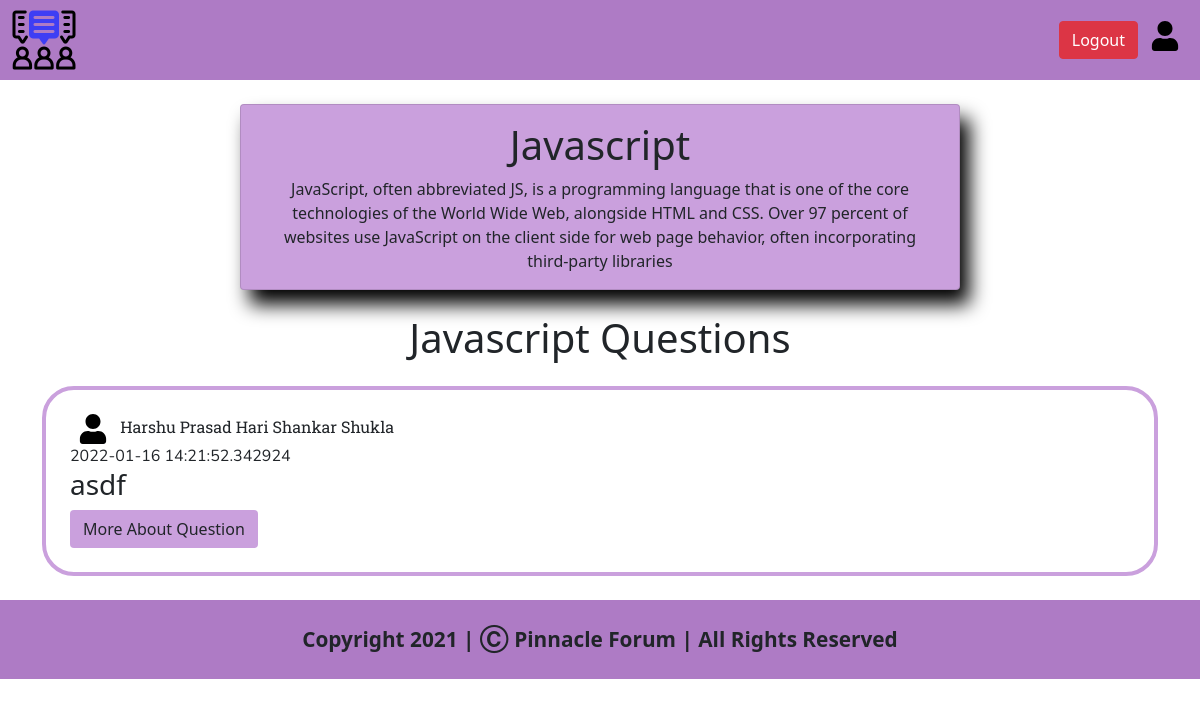
The app's page /category/099baa2035bf4aeaba348857555be7e3 (signed in) with its own data.
### views/models.py (models this page shows)
class Category(db.Model):
    categoryId = db.Column(db.String(300),primary_key=True)
    categoryName = db.Column(db.String(1000),nullable=False)
    categoryDescription = db.Column(db.String(10000),nullable=False)
    categoryImage = db.Column(db.String(1000),nullable=True)

class Question(db.Model):
    questionId = db.Column(db.String(1000),primary_key=True)
    questionTitle = db.Column(db.String(250),nullable=False)
    questionDescription = db.Column(db.String(250000),nullable=False)
    userNameOfAsker = db.Column(db.String(1000),nullable=False)
    realNameOfAsker = db.Column(db.String(250),nullable=False)
    categoryId = db.Column(db.String(300),nullable=False)
    dateNow = db.Column(db.DateTime,default=datetime.utcnow())

### views/category.py (the view)
@category.route('/<string:categoryId>')
def renderCategoryPageFunction(categoryId):
    categoryData = Category.query.filter_by(categoryId=categoryId).first() # Geting Data of the category having specific category id's
    questionData = Question.query.filter_by(categoryId=categoryId) # Getting the list of questions having category id same as that of the page
    areQuestionsNotThere = Question.query.filter_by(categoryId=categoryId).count() # Checking wether if there are some questions of this category or not
    if areQuestionsNotThere == 0:
        return render_template('category.html',user=current_user,category=categoryData,noQuestions=True) # Rendering HTML Page
    else:
        return render_template('category.html',user=current_user,category=categoryData,questions=questionData,noQuestions=False) # Rendering HTML Page

### views/templates/category.html (shortened to what this page needs)
<!doctype html>
<html lang="en">
<head>
    <link href="https://cdn.jsdelivr.net/npm/bootstrap@5.1.3/dist/css/bootstrap.min.css" rel="stylesheet"
>
    <link rel="stylesheet" href="{{ url_for('static',filename='css/category.css') }}">
    <link rel="stylesheet" href="{{ url_for('static',filename='responsive/category.css') }}">
</head>
<body>
    <nav class="navbar navbar-expand-lg navbar-light  navigation-bar" style="background-color: rgb(174, 123, 197);">
        <div class="container-fluid">
            <a href="/">
                <img src="../static/img/logo.png" id="companyLogoNavigationBar" src="home.html"
                    style="cursor: pointer;">
            </a>
            <div class="collapse navbar-collapse" id="navbarSupportedContent">
                <form class="d-flex">
                    {% if user.is_authenticated %}
                    <a class="btn btn-danger mx-1" href="/logout">Logout</a>
                    <a href="/profile/{{user.userName}}" class="user-icon-navbar mx-2">
                        <img src="../static/img/user-icon.svg" style="height: 30px; width: 30px;">
                    </a>
                    {% else %}
                    <a class="btn btn-danger mx-1" data-bs-toggle="modal" data-bs-target="#loginFormModal">Login</a>
                    <a class="btn btn-success mx-1" data-bs-toggle="modal" data-bs-target="#signupFormModal">Signup</a>
                    {% endif %}
                </form>
            </div>
        </div>
    </nav>
    <div class="card category-info-div text-center container my-4" style="width: 60vw;">
        <div class="card-body">
            <h1 class="card-title">{{category.categoryName}}</h1>
            <p class="card-text">{{category.categoryDescription}}</p>
        </div>
    </div>
    {% if noQuestions %}
    <h1 class="text-center my-4">There are no questions associated with this category</h1>
    {% else %}
    {% for question in questions %}
    <h1 class="text-center my-4" id="category-questions-heading">{{category.categoryName}} Questions</h1>
    <div class="questions-parent-div my-2 container">
        <div class="question-div my-4 px-4 py-4">
            <div class="user-div">
                <a href="/profile/{{question.userNameOfAsker}}"><img src="../static/img/user-icon.svg" class="user-icon-question mx-2"></a>
                <span class="userName">{{question.realNameOfAsker}}</span>
            </div>
            <div class="dateAddedDivOfQuestion">{{question.dateNow}}</div>
            <div class="question-info">
                <h3 class="question-heading">
                    {{question.questionTitle}}
                </h3>
            </div>
            <a href="/question/{{question.questionId}}" class="btn question-btn">More About Question</a>
        </div>
    </div>
    {% endfor %}
    {% endif %}
    <footer class="py-4"
        style="background-color: rgb(174, 123, 197); font-weight: bold; font-size: 1.3rem; text-align: center;">
        Copyright 2021 | Ⓒ Pinnacle Forum | All Rights Reserved
    </footer>
</body>
</html>

### views/static/css/category.css (style rules this page uses)
* { margin: 0px; padding: 0px; }
.category-info-div { background-color: rgb(202, 160, 221); box-shadow: black 1.2vh 1.2vw 1.2rem; }
.question-div { border: 4px solid rgb(202, 160, 221); border-radius: 32px; }
.user-icon-question { height: 30px; width: 30px; }
.question-btn { background-color: rgb(202, 160, 221); }
.userName { font-family: 'Roboto Slab', serif; }
.dateAddedDivOfQuestion { font-family: 'Nunito', sans-serif; }

### records on screen
Category: categoryName "Javascript", categoryDescription "JavaScript, often abbreviated JS, is a programming language that is one of the core technologies of the World Wide Web, alongside HTML and CSS. Over 97 percent of websites use JavaScript on the client side for web page behavior, often incorporating third-party libraries"
Question: realNameOfAsker "Harshu Prasad Hari Shankar Shukla", dateNow "2022-01-16 14:21:52.342924", questionTitle "asdf"
